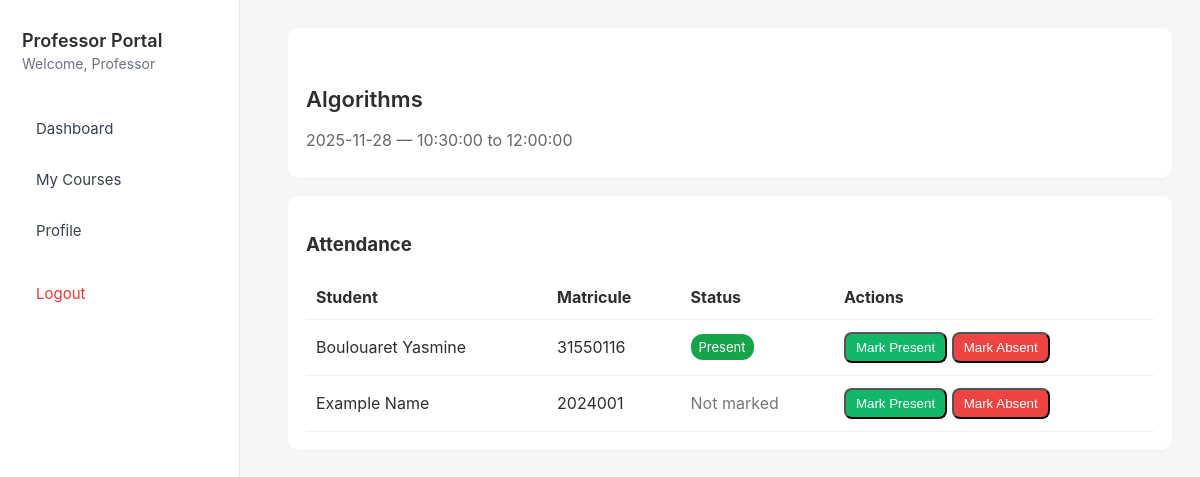
/frontend/professor/session.php?id=2, run on the app's committed database.
### tables this page shows
CREATE TABLE `sessions` (
  `id` int NOT NULL,
  `course_id` int NOT NULL,
  `professor_id` int NOT NULL,
  `session_date` date NOT NULL,
  `start_time` time NOT NULL,
  `end_time` time NOT NULL,
  `status` enum('open','closed') NOT NULL DEFAULT 'open'
);

CREATE TABLE `courses` (
  `id` int NOT NULL,
  `course_name` varchar(100) NOT NULL,
  `professor_id` int NOT NULL
);

CREATE TABLE `students` (
  `id` int NOT NULL,
  `fullname` varchar(255) NOT NULL,
  `matricule` varchar(100) NOT NULL,
  `group_id` varchar(50) NOT NULL
);

### frontend/professor/session.php (the view, shortened to what this page needs)
<?php
$conn = getConnection();
require_once __DIR__ . '/sidebar.php';
$session_id = isset($_GET['id']) ? intval($_GET['id']) : 0;
$stmt = $conn->prepare("
  SELECT s.*, c.course_name
  FROM sessions s
  LEFT JOIN courses c ON c.id = s.course_id
  WHERE s.id = :id
");
$stmt->execute([':id' => $session_id]);
$session = $stmt->fetch(PDO::FETCH_ASSOC);
$stmt = $conn->prepare("
  SELECT st.id, st.fullname, st.matricule
  FROM student_course sc
  JOIN students st ON st.id = sc.student_id
  WHERE sc.course_id = :cid
  ORDER BY st.fullname ASC
");
$stmt->execute([':cid' => $session['course_id']]);
$students = $stmt->fetchAll(PDO::FETCH_ASSOC);
$att = $conn->prepare("SELECT student_id, status FROM attendance WHERE session_id = :sid");
$att->execute([':sid' => $session_id]);
$attendanceRows = $att->fetchAll(PDO::FETCH_ASSOC);
$attendanceMap = [];
foreach ($attendanceRows as $r) {
    $attendanceMap[$r['student_id']] = $r['status'];
}
?>
<!doctype html>
<html>
<head>
  <link rel="stylesheet" href="../assets/style.css">
</head>
<body>
<div class="content">
  <div class="card">
    <h2>
        <?= htmlspecialchars($session['course_name']) ?>
    </h2>
    <div style="color:#666; margin-bottom:10px;">
      <?= htmlspecialchars($session['session_date']) ?>
      — <?= htmlspecialchars($session['start_time']) ?>
      to <?= htmlspecialchars($session['end_time']) ?>
    </div>
  </div>
  <div class="card">
    <h3>Attendance</h3>
    <?php if (empty($students)): ?>
      <p>No students enrolled for this course.</p>
    <?php else: ?>
      <table class="att">
        <thead>
          <tr>
            <th>Student</th>
            <th>Matricule</th>
            <th>Status</th>
            <th>Actions</th>
          </tr>
        </thead>
        <tbody id="attendance-body">
        <?php foreach ($students as $st):
             $curStatus = $attendanceMap[$st['id']] ?? null;
        ?>
          <tr data-student="<?= $st['id'] ?>">
            <td><?= htmlspecialchars($st['fullname']) ?></td>
            <td><?= htmlspecialchars($st['matricule']) ?></td>
            <td class="status-cell">
              <?php if ($curStatus === 'present'): ?>
                <span class="status-pill status-present">Present</span>
              <?php elseif ($curStatus === 'absent'): ?>
                <span class="status-pill status-absent">Absent</span>
              <?php else: ?>
                <span style="color:#777">Not marked</span>
              <?php endif; ?>
            </td>
            <td>
              <button class="btn-present mark-btn" data-id="<?= $st['id'] ?>" data-status="present">
                  Mark Present
              </button>
              <button class="btn-absent mark-btn" data-id="<?= $st['id'] ?>" data-status="absent">
                  Mark Absent
              </button>
            </td>
          </tr>
        <?php endforeach; ?>
        </tbody>
      </table>
    <?php endif; ?>
  </div>
</div>
</body>
</html>

### frontend/assets/style.css (style rules this page uses)
body { margin: 0; padding: 0; font-family: -apple-system, BlinkMacSystemFont, "Segoe UI", Roboto, sans-serif; background: #f5f6f8; color: #2e2e2e; }
.content { margin-left: 240px; flex: 1; padding: 40px 50px; transition: 0.25s ease; }
h2 { margin-top: 40px; font-size: 22px; font-weight: 600; }

### frontend/professor/session.php (style rules this page uses)
.content { margin-left: 260px; padding: 28px; }
.card { background:#fff; padding:18px; border-radius:10px; box-shadow:0 1px 0 #eee; margin-bottom:18px; }
table.att { width:100%; border-collapse:collapse; }
table.att th, table.att td { padding:12px 10px; border-bottom:1px solid #f0f0f0; text-align:left; }
.btn-present { background:#12b76a; color:#fff; padding:6px 10px; border-radius:8px; cursor:pointer; }
.btn-absent { background:#ef4444; color:#fff; padding:6px 10px; border-radius:8px; cursor:pointer; }
.status-pill { padding:5px 8px; border-radius:12px; color:#fff; font-size:13px; }
.status-present { background:#16a34a; }

### data on the page
sessions: course.course_name "Algorithms", session_date "2025-11-28", start_time "10:30:00", end_time "12:00:00"
students: fullname "Boulouaret Yasmine", matricule "31550116", shows "Present"
students: fullname "Example Name", matricule "2024001", shows "Not marked"

### other printed values
$profName "Professor"
